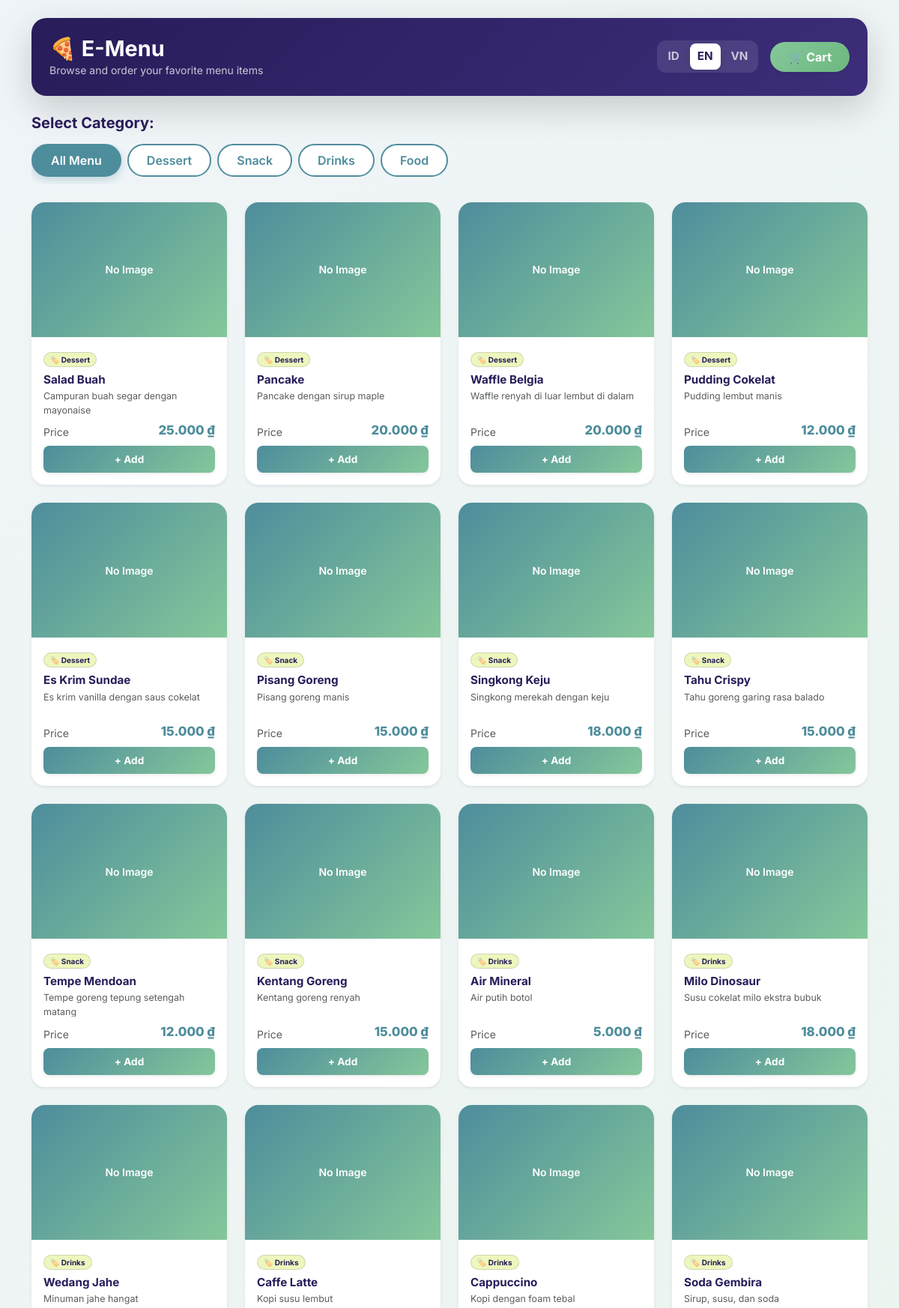
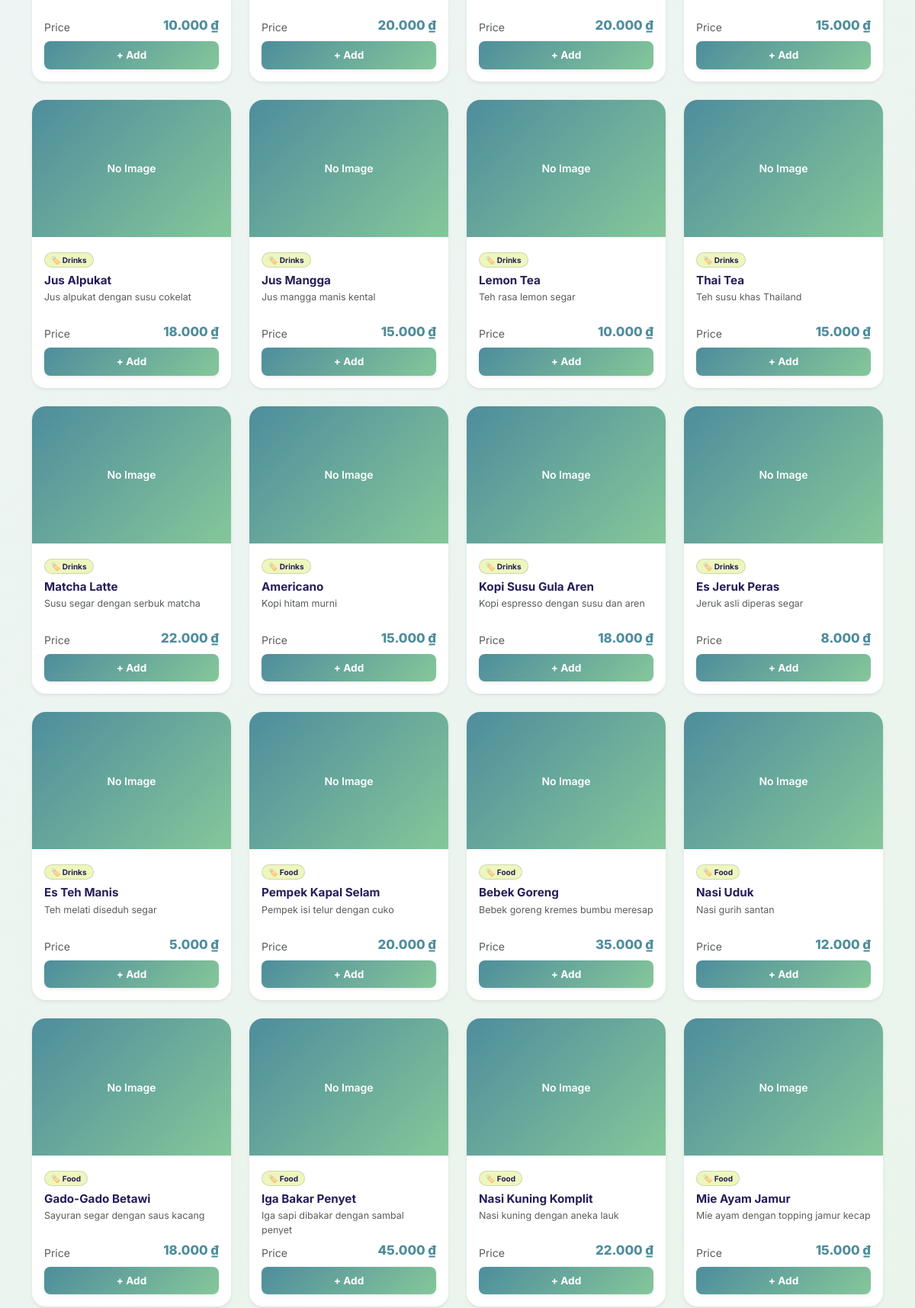
The page /emenu/public/index.php (upper part) on the database its author committed (2 pictures, top to bottom).
### tables this page shows
CREATE TABLE `categories` (
  `id` int(11) NOT NULL,
  `name` varchar(100) NOT NULL,
  `icon_image` varchar(255) DEFAULT NULL,
  `is_active` tinyint(1) DEFAULT 1
);

CREATE TABLE `menus` (
  `id` int(11) NOT NULL,
  `category_id` int(11) NOT NULL,
  `name` varchar(150) NOT NULL,
  `description` text DEFAULT NULL,
  `price` decimal(10,2) NOT NULL,
  `promo_price` int(11) DEFAULT 0,
  `promo_start` datetime DEFAULT NULL,
  `promo_end` datetime DEFAULT NULL,
  `promo_quota` int(11) DEFAULT 0,
  `image` varchar(255) DEFAULT NULL,
  `is_available` tinyint(1) DEFAULT 1,
  `discount` int(11) DEFAULT 0
);

### emenu/core/Controller.php (called while the page is built, shortened)
<?php
class Controller {
    public function view($view, $data = []) {
        require_once '../app/Views/' . $view . '.php';
    }
    public function model($model) {
        return new $model;
    }
}

### emenu/app/Controllers/Ordercontroller.php (called while the page is built, shortened)
<?php
class OrderController extends Controller {
    public function index() {
        $menuModel = $this->model('Menu');
        $categoryModel = $this->model('Category');
        $data = [
            'title' => translate('order_title'),
            'menus' => $menuModel->getActiveMenus(),
            'categories' => $categoryModel->getAllCategories()
        ];
        $this->view('order/index', $data);
    }
}

### emenu/core/App.php (called while the page is built, shortened)
<?php
class App {
    protected $method = 'index';
    public function __construct() {
        $url = $this->parseURL();
        $this->controller = new $this->controller;
        $this->params = $url ? array_values($url) : [];
        call_user_func_array([$this->controller, $this->method], $this->params);
    }
}

### emenu/public/index.php (called while the page is built, shortened)
<?php
require_once '../app/Config/Database.php';
require_once '../app/config/lang_helper.php';
require_once '../core/App.php';
require_once '../core/Controller.php';
$app = new App();

### emenu/app/config/lang_helper.php (called while the page is built, shortened)
<?php
function getActiveLanguage() {
    $allowed = ['id', 'en', 'vi'];
    if (!empty($_SESSION['lang']) && in_array($_SESSION['lang'], $allowed)) {
        return $_SESSION['lang'];
    }
    if (!empty($_SERVER['HTTP_ACCEPT_LANGUAGE'])) {
        $browserLang = substr($_SERVER['HTTP_ACCEPT_LANGUAGE'], 0, 2);
        if (in_array($browserLang, $allowed)) {
            return $browserLang;
        }
    }
    return 'id';
}
function translate($key, $fallback = null) {
    static $translations = null;
    static $loadedLang = null;
    $lang = getActiveLanguage();
    if ($translations === null || $loadedLang !== $lang) {
        $filePath = __DIR__ . '/../Languages/' . $lang . '.php';
        if (file_exists($filePath)) {
            $translations = require $filePath;
        } else {
            $translations = [];
        }
        $loadedLang = $lang;
    }
    return $translations[$key] ?? ($fallback ?? $key);
}
function format_currency($amount) {
    return number_format($amount, 0, ',', '.') . ' ₫';
}

### emenu/app/config/Database.php (called while the page is built, shortened)
<?php
class Database {
    private $host = '127.0.0.1';
    private $user = 'root';
    private $pass = '';
    private $db_name = 'emenu';
    public function __construct() {
        try {
            $this->conn = new PDO("mysql:host=" . $this->host . ";dbname=" . $this->db_name, $this->user, $this->pass);
        } catch(PDOException $e) {
            die("Koneksi gagal: " . $e->getMessage());
        }
    }
}

### emenu/app/Models/Category.php (called while the page is built, shortened)
<?php
class Category extends Database {
    public function getAllCategories() {
        $stmt = $this->conn->prepare("SELECT * FROM categories ORDER BY id DESC");
        $stmt->execute();
        return $stmt->fetchAll(PDO::FETCH_ASSOC);
    }
}

### emenu/app/Models/Menu.php (called while the page is built, shortened)
<?php
class Menu extends Database {
    public function getActiveMenus() {
        try {
            $query = "SELECT menus.*, categories.name as category_name
                      FROM menus
                      LEFT JOIN categories ON menus.category_id = categories.id
                      WHERE menus.is_available = 1
                      ORDER BY menus.id DESC";
            $stmt = $this->conn->prepare($query);
            $stmt->execute();
            $menus = $stmt->fetchAll(PDO::FETCH_ASSOC);
            foreach ($menus as &$menu) {
                $stmtGroup = $this->conn->prepare("
                    SELECT vg.id, vg.name, vg.type
                    FROM variant_groups vg
                    JOIN menu_variant_links mvl ON vg.id = mvl.variant_group_id
                    WHERE mvl.menu_id = :menu_id
                ");
                $stmtGroup->execute([':menu_id' => $menu['id']]);
                $groups = $stmtGroup->fetchAll(PDO::FETCH_ASSOC);
                $groupedVariants = [];
                foreach ($groups as $grp) {
                    $stmtOpt = $this->conn->prepare("SELECT id, name, extra_price as price FROM variant_options WHERE group_id = :group_id");
                    $stmtOpt->execute([':group_id' => $grp['id']]);
                    $options = $stmtOpt->fetchAll(PDO::FETCH_ASSOC);
                    $groupedVariants[] = [
                        'group_id' => $grp['id'],
                        'group_name' => $grp['name'],
                        'type' => $grp['type'],
                        'options' => $options
                    ];
                }
            }
            return $menus;
        } catch (Exception $e) {
            return [];
        }
    }
}

### emenu/app/Views/order/index.php (the view, shortened to what this page needs)
<!DOCTYPE html>
<html lang="<?= $_SESSION['lang'] ?? 'id' ?>">
<head>
    <link href="https://cdn.jsdelivr.net/npm/bootstrap@5.3.0/dist/css/bootstrap.min.css" rel="stylesheet">
</head>
<body>
    <div class="container my-3 my-md-4">
        <div class="header-bar d-flex justify-content-between align-items-center p-3 p-md-4 shadow-lg text-white">
            <div>
                <h1 class="fw-bold m-0" style="font-size: clamp(1.3rem, 4vw, 1.8rem);">🍕 <?= translate('app_name') ?></h1>
                <p class="m-0 small opacity-75"><?= translate('order_subtitle') ?></p>
            </div>
            <div class="d-flex align-items-center gap-2 gap-md-3">
                <div class="lang-switcher d-flex gap-1">
                    <a href="<?= BASEURL ?>/public/language/switch/id" class="<?= ($_SESSION['lang'] ?? 'id') == 'id' ? 'active-lang' : '' ?>" title="Bahasa Indonesia">ID</a>
                    <a href="<?= BASEURL ?>/public/language/switch/en" class="<?= ($_SESSION['lang'] ?? 'id') == 'en' ? 'active-lang' : '' ?>" title="English">EN</a>
                    <a href="<?= BASEURL ?>/public/language/switch/vi" class="<?= ($_SESSION['lang'] ?? 'id') == 'vi' ? 'active-lang' : '' ?>" title="Tiếng Việt">VN</a>
                </div>
                <a href="<?= BASEURL ?>/public/order/cart" class="btn cart-btn px-3 px-md-4 py-2 position-relative rounded-pill shadow-sm" id="cart-btn">
                    🛒 <?= translate('cart') ?>
                </a>
            </div>
        </div>
        <div class="my-4">
            <h5 class="fw-bold mb-3" style="color: var(--primary);"><?= translate('select_category') ?></h5>
            <div class="category-scroll gap-2">
                <button class="btn btn-category filter-btn px-4 py-2 rounded-pill active" data-filter="all"><?= translate('all_menu') ?></button>
                <?php if(isset($data['categories'])): ?>
                    <?php foreach($data['categories'] as $cat) :
                    ?>
                        <button class="btn btn-category filter-btn px-4 py-2 rounded-pill" data-filter="<?= urlencode($cat['name']) ?>">
                            <?= translate(strtolower($cat['name']), $cat['name']) ?>
                        </button>
                    <?php endforeach; ?>
                <?php endif; ?>
            </div>
        </div>
        <div class="row row-cols-2 row-cols-sm-2 row-cols-md-3 row-cols-lg-4 g-3 g-md-4" id="menu-container">
            <?php foreach($data['menus'] as $menu) :
                $isPromoActive = false;
                $finalPrice = $menu['price'];
                $imgSrc = !empty($menu['image']) ? BASEURL . '/public/assets/images/' . $menu['image'] : '';
                $desc = !empty($menu['description']) ? translate(strtolower($menu['description']), $menu['description']) : translate('default_desc');
                $translatedName = translate(strtolower($menu['name']), $menu['name']);
                $variantsJson = htmlspecialchars(json_encode($menu['variants_grouped'] ?? []), ENT_QUOTES, 'UTF-8');
                $menuFilter = !empty($menu['category_name']) ? translate(strtolower($menu['category_name']), $menu['category_name']) : 'Other';
                echo '<div class="col menu-item-card" data-category="'. urlencode($menuFilter) .'">';
                ?>
                    <div class="card h-100 menu-card shadow-sm position-relative">
                        <?php if($imgSrc) : ?>
                            <img src="<?= $imgSrc ?>" class="card-img-top menu-img" alt="<?= $translatedName ?>">
                        <?php else : ?>
                            <div class="d-flex align-items-center justify-content-center menu-img text-center" style="background: linear-gradient(135deg, var(--secondary), var(--accent));"><small class="text-white fw-semibold"><?= translate('no_image') ?></small></div>
                        <?php endif; ?>
                        <div class="card-body d-flex flex-column justify-content-between p-3">
                            <div>
                                <span class="badge category-badge mb-2 rounded-pill px-2 py-1 small" style="font-size: 10px;">🏷️ <?= $menuFilter ?></span>
                                <h6 class="card-title fw-bold m-0 mb-1" style="color: var(--primary); font-size: 0.95rem;"><?= $translatedName ?></h6>
                                <p class="card-text text-muted small mb-2" style="font-size: 0.78rem; display: -webkit-box; -webkit-line-clamp: 2; -webkit-box-orient: vertical; overflow: hidden; height: 34px;">
                                    <?= $desc ?>
                                </p>
                            </div>
                            <div>
                                <div class="d-flex justify-content-between align-items-end mb-2">
                                    <span class="text-muted small"><?= translate('price') ?></span>
                                    <div class="text-end">
                                        <?php if($isPromoActive): ?>
                                            <small class="text-muted text-decoration-line-through d-block" style="font-size: 0.75rem;"><?= format_currency($menu['price']) ?></small>
                                            <span class="fw-extrabold text-danger" style="font-size: 1.05rem;"><?= format_currency($finalPrice) ?></span>
                                        <?php else: ?>
                                            <span class="price-tag" style="font-size: 1.05rem;"><?= format_currency($finalPrice) ?></span>
                                        <?php endif; ?>
                                    </div>
                                </div>
                                <button type="button" class="btn <?= $isPromoActive ? 'btn-promo' : 'btn-add-cart' ?> w-100 fw-bold rounded-3 py-2 shadow-sm" style="font-size: 0.85rem;"
        onclick="openOrderModal('<?= $menu['id'] ?>', '<?= htmlspecialchars(addslashes($translatedName)) ?>', '<?= $finalPrice ?>', '<?= $imgSrc ?>', '<?= htmlspecialchars(addslashes($desc)) ?>', '<?= $variantsJson ?>')">
    <?= translate('add_to_order') ?>
</button>
                            </div>
                        </div>
                    </div>
                </div>
            <?php endforeach; ?>
        </div>
    </div>
    <div class="toast-container position-fixed top-0 start-50 translate-middle-x p-3" style="z-index: 2000">
    </div>
</body>
</html>

### emenu/app/Views/order/index.php (style rules this page uses)
:root { --primary: #281C59; --secondary: #4E8D9C; --accent: #85C79A; --light: #EDF7BD; --primary-rgb: 40, 28, 89; --secondary-rgb: 78, 141, 156; }
* { font-family: 'Inter', sans-serif; }
body { background: linear-gradient(135deg, #f0f4f8 0%, #e8f5e9 100%); min-height: 100vh; }
.category-scroll { display: flex; overflow-x: auto; white-space: nowrap; padding-bottom: 10px; -ms-overflow-style: none; scrollbar-width: none; }
.menu-card { transition: transform 0.3s cubic-bezier(.4,0,.2,1), box-shadow 0.3s; border: none; border-radius: 18px; overflow: hidden; background: #fff; }
.menu-img { height: 180px; object-fit: cover; }
.header-bar { background: linear-gradient(135deg, var(--primary) 0%, #3d2d7a 100%); border-radius: 20px; }
.btn-category { border: 2px solid var(--secondary); color: var(--secondary); background: white; font-weight: 600; transition: all 0.3s; }
.btn-category:hover, .btn-category.active { background: var(--secondary); color: white; border-color: var(--secondary); box-shadow: 0 4px 12px rgba(var(--secondary-rgb),0.3); }
.btn-add-cart { background: linear-gradient(135deg, var(--secondary) 0%, var(--accent) 100%); color: white; border: none; border-radius: 12px; font-weight: 700; transition: all 0.3s; }
.cart-btn { background: linear-gradient(135deg, var(--accent) 0%, #6db87f 100%); color: white; border: none; font-weight: 700; transition: all 0.3s; }
.lang-switcher { background: rgba(255,255,255,0.1); padding: 4px; border-radius: 12px; white-space: nowrap; }
.lang-switcher a { font-size: 0.95rem; font-weight: 700; color: rgba(255,255,255,0.7); text-decoration: none; transition: all 0.2s; padding: 6px 10px; border-radius: 8px; }
.lang-switcher .active-lang { background: white !important; color: var(--primary) !important; box-shadow: 0 2px 8px rgba(0,0,0,0.1); }
.price-tag { color: var(--secondary); font-weight: 800; }
.category-badge { background: var(--light); color: var(--primary); border: 1px solid rgba(var(--primary-rgb),0.15); }

### rows shown on the page
menus: category.name "Dessert", name "Salad Buah", description "Campuran buah segar dengan mayonaise", price "25.000 ₫"
menus: category.name "Dessert", name "Pancake", description "Pancake dengan sirup maple", price "20.000 ₫"
menus: category.name "Dessert", name "Waffle Belgia", description "Waffle renyah di luar lembut di dalam", price "20.000 ₫"
menus: category.name "Dessert", name "Pudding Cokelat", description "Pudding lembut manis", price "12.000 ₫"
menus: category.name "Dessert", name "Es Krim Sundae", description "Es krim vanilla dengan saus cokelat", price "15.000 ₫"
menus: category.name "Snack", name "Pisang Goreng", description "Pisang goreng manis", price "15.000 ₫"
menus: category.name "Snack", name "Singkong Keju", description "Singkong merekah dengan keju", price "18.000 ₫"
menus: category.name "Snack", name "Tahu Crispy", description "Tahu goreng garing rasa balado", price "15.000 ₫"
menus: category.name "Snack", name "Tempe Mendoan", description "Tempe goreng tepung setengah matang", price "12.000 ₫"
menus: category.name "Snack", name "Kentang Goreng", description "Kentang goreng renyah", price "15.000 ₫"
menus: category.name "Drinks", name "Air Mineral", description "Air putih botol", price "5.000 ₫"
menus: category.name "Drinks", name "Milo Dinosaur", description "Susu cokelat milo ekstra bubuk", price "18.000 ₫"
menus: category.name "Drinks", name "Wedang Jahe", description "Minuman jahe hangat", price "10.000 ₫"
menus: category.name "Drinks", name "Caffe Latte", description "Kopi susu lembut", price "20.000 ₫"
menus: category.name "Drinks", name "Cappuccino", description "Kopi dengan foam tebal", price "20.000 ₫"
menus: category.name "Drinks", name "Soda Gembira", description "Sirup, susu, dan soda", price "15.000 ₫"
menus: category.name "Drinks", name "Jus Alpukat", description "Jus alpukat dengan susu cokelat", price "18.000 ₫"
menus: category.name "Drinks", name "Jus Mangga", description "Jus mangga manis kental", price "15.000 ₫"
menus: category.name "Drinks", name "Lemon Tea", description "Teh rasa lemon segar", price "10.000 ₫"
menus: category.name "Drinks", name "Thai Tea", description "Teh susu khas Thailand", price "15.000 ₫"
menus: category.name "Drinks", name "Matcha Latte", description "Susu segar dengan serbuk matcha", price "22.000 ₫"
menus: category.name "Drinks", name "Americano", description "Kopi hitam murni", price "15.000 ₫"
menus: category.name "Drinks", name "Kopi Susu Gula Aren", description "Kopi espresso dengan susu dan aren", price "18.000 ₫"
menus: category.name "Drinks", name "Es Jeruk Peras", description "Jeruk asli diperas segar", price "8.000 ₫"
menus: category.name "Drinks", name "Es Teh Manis", description "Teh melati diseduh segar", price "5.000 ₫"
menus: category.name "Food", name "Pempek Kapal Selam", description "Pempek isi telur dengan cuko", price "20.000 ₫"
menus: category.name "Food", name "Bebek Goreng", description "Bebek goreng kremes bumbu meresap", price "35.000 ₫"
menus: category.name "Food", name "Nasi Uduk", description "Nasi gurih santan", price "12.000 ₫"
menus: category.name "Food", name "Gado-Gado Betawi", description "Sayuran segar dengan saus kacang", price "18.000 ₫"
menus: category.name "Food", name "Iga Bakar Penyet", description "Iga sapi dibakar dengan sambal penyet", price "45.000 ₫"
menus: category.name "Food", name "Nasi Kuning Komplit", description "Nasi kuning dengan aneka lauk", price "22.000 ₫"
menus: category.name "Food", name "Mie Ayam Jamur", description "Mie ayam dengan topping jamur kecap", price "15.000 ₫"

### other values the page prints
translate('app_name') "E-Menu"
translate('order_subtitle') "Browse and order your favorite menu items"
translate('cart') "Cart"
translate('select_category') "Select Category:"
translate('all_menu') "All Menu"
